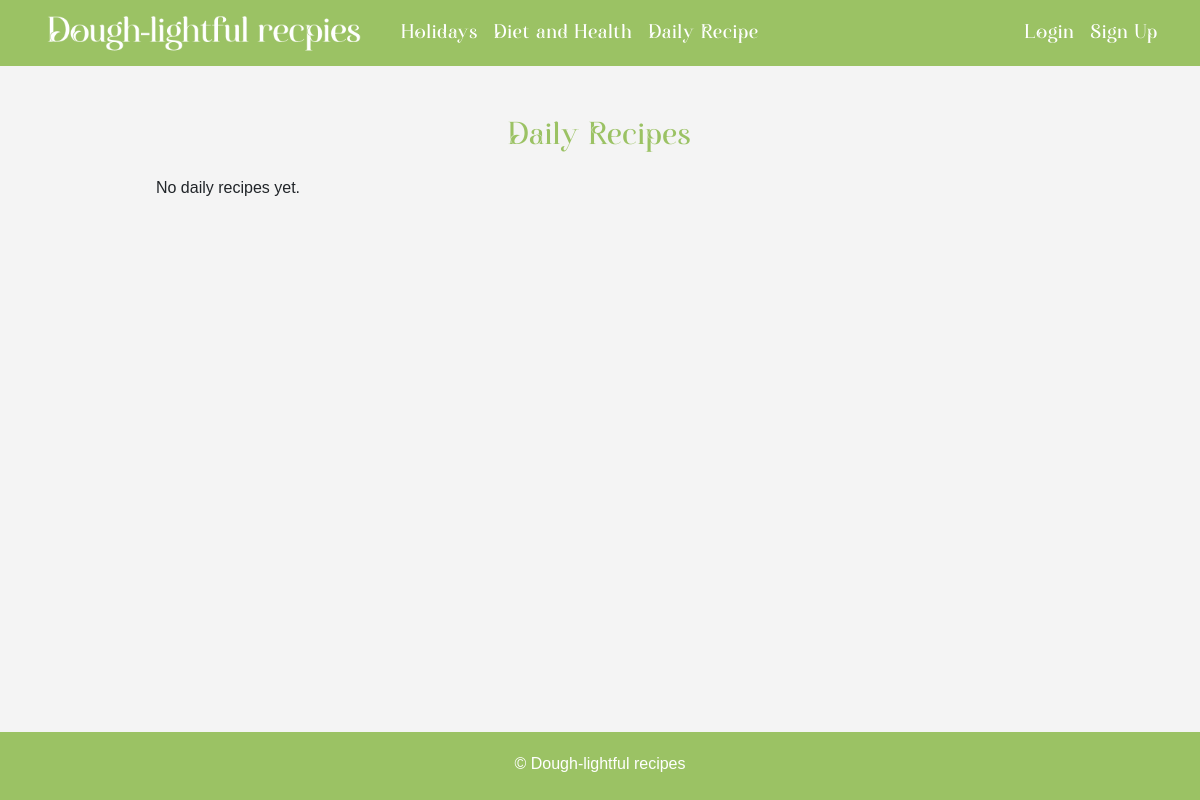
Page /daily/ on the earlier database version.
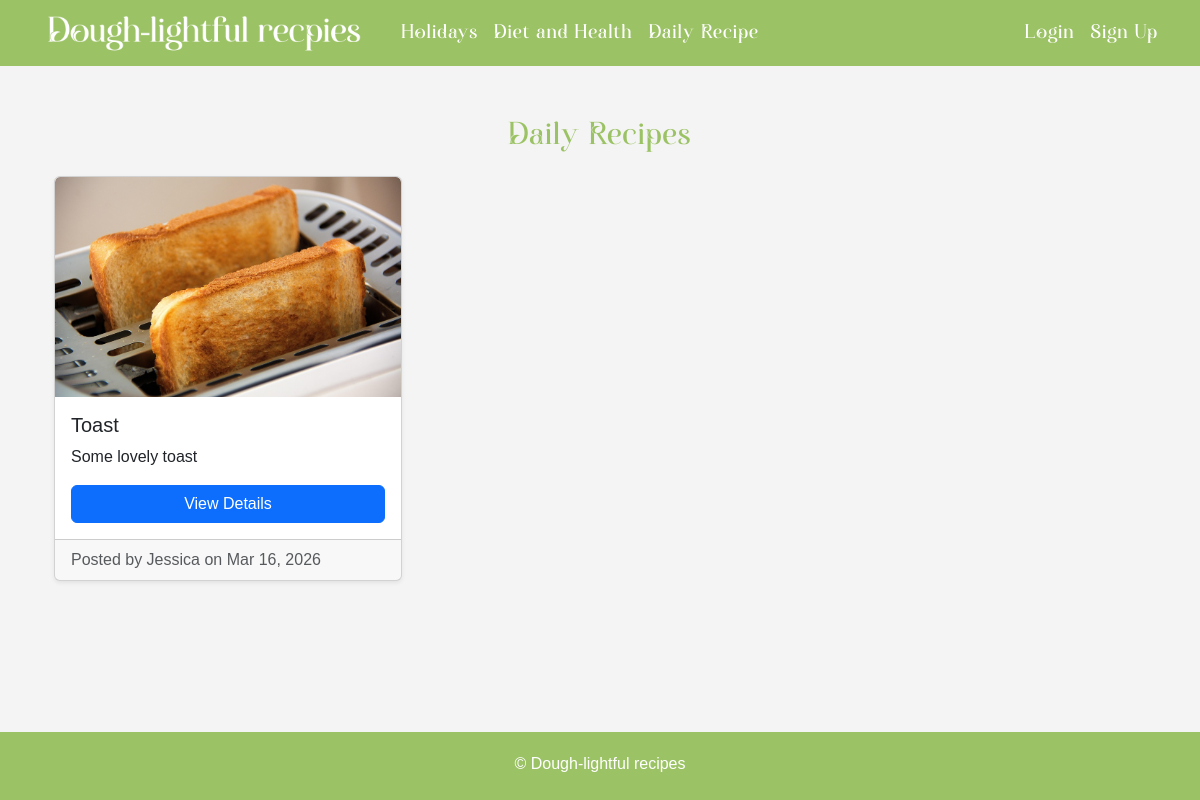
Same page on the later database version.
### recipe/models.py (models this page shows, shortened)
class Recipe(models.Model):
    MAIN_CATEGORIES = [
        ('daily', 'Daily Recipes'),
        ('holiday', 'Holidays'),
        ('health', 'Diet & Health'),
    ]
    SUB_CATEGORIES = [
        ('breakfast', 'Breakfast'),
        ('lunch', 'Lunch'),
        ('dinner', 'Dinner'),
        ('dessert', 'Dessert'),
        ('drinks', 'Drinks'),
        ('new_years', "New Year's"),
        ('mothers_day', "Mother's Day"),
        ('keto', 'Keto'),
        ('vegetarian', 'Vegetarian'),
    ]
    user = models.ForeignKey(User, on_delete=models.CASCADE)
    title = models.CharField(max_length=200)
    description = models.TextField()
    ingredients = models.TextField()
    instructions = models.TextField()
    image = models.ImageField(upload_to='recipes/', blank=True, null=True)
    main_category = models.CharField(max_length=20, choices=MAIN_CATEGORIES)
    sub_category = models.CharField(max_length=20, choices=SUB_CATEGORIES, blank=True, null=True)
    created_at = models.DateTimeField(auto_now_add=True)

### recipe/views.py (the view)
# urls.py: path('daily/', views.daily_view, name='daily_all'),
def daily_view(request):
    subcat = request.GET.get('subcategory')
    recipes = Recipe.objects.filter(
        main_category='daily',
        sub_category=subcat
    ).order_by('-created_at') if subcat else Recipe.objects.filter(main_category='daily').order_by('-created_at')
    template_name = f'food/daily/{subcat}.html' if subcat else 'food/daily/all.html'
    return render(request, template_name, {'recipes': recipes})

### templates/food/daily/all.html (shortened to what this page needs)
{% extends 'base.html' %}
{% load static %}
{% block content %}
<div class="container mt-4">
    <h2 class="mb-4 text-center heading">Daily Recipes</h2>
    <div class="row row-cols-1 row-cols-md-3 g-4">
        {% for recipe in recipes %}
        <div class="col">
            <div class="card h-100 shadow-sm">
                {% if recipe.image %}
                <img src="{{ recipe.image.url }}" class="card-img-top" alt="{{ recipe.title }}">
                {% else %}
                <img src="{% static 'recipestatic/Le_Logo.png' %}" class="card-img-top" alt="{{ recipe.title }}">
                {% endif %}
                <div class="card-body d-flex flex-column">
                    <h5 class="card-title">{{ recipe.title }}</h5>
                    <p class="card-text">
                        {{ recipe.description }}
                    </p>
                    <a href="{% url 'recipe_detail' recipe.id %}" class="btn btn-primary mt-auto">
                        View Details
                    </a>
                </div>
                <div class="card-footer text-muted">
                    Posted by {{ recipe.user.username }} on {{ recipe.created_at|date:"M d, Y" }}
                </div>
            </div>
        </div>
        {% empty %}
        <p class="text-center">No daily recipes yet.</p>
        {% endfor %}
    </div>
</div>
{% endblock %}

Differences in the rows shown:
added Recipe: image (picture), title "Toast", description "Some lovely toast", user.username "Jessica", created_at "Mar 16, 2026"
Other differences:
text no longer shown: "No daily recipes yet."
